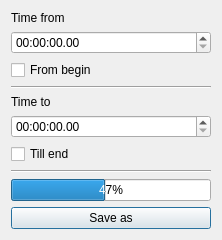
<?xml version="1.0" encoding="UTF-8"?>
<ui version="4.0">
 <class>CropAudio</class>
 <widget class="QDialog" name="CropAudio">
  <property name="geometry">
   <rect>
    <x>0</x>
    <y>0</y>
    <width>222</width>
    <height>230</height>
   </rect>
  </property>
  <property name="windowTitle">
   <string>Dialog</string>
  </property>
  <layout class="QVBoxLayout" name="verticalLayout">
   <item>
    <widget class="QLabel" name="label_from">
     <property name="sizePolicy">
      <sizepolicy hsizetype="Preferred" vsizetype="Maximum">
       <horstretch>0</horstretch>
       <verstretch>0</verstretch>
      </sizepolicy>
     </property>
     <property name="text">
      <string>Time from</string>
     </property>
    </widget>
   </item>
   <item>
    <widget class="QTimeEdit" name="timeEdit_from">
     <property name="sizePolicy">
      <sizepolicy hsizetype="Minimum" vsizetype="Maximum">
       <horstretch>0</horstretch>
       <verstretch>0</verstretch>
      </sizepolicy>
     </property>
     <property name="displayFormat">
      <string>HH:mm:ss.zz</string>
     </property>
    </widget>
   </item>
   <item>
    <widget class="QCheckBox" name="checkBox_fromBegin">
     <property name="sizePolicy">
      <sizepolicy hsizetype="Minimum" vsizetype="Maximum">
       <horstretch>0</horstretch>
       <verstretch>0</verstretch>
      </sizepolicy>
     </property>
     <property name="text">
      <string>From begin</string>
     </property>
    </widget>
   </item>
   <item>
    <widget class="Line" name="line">
     <property name="orientation">
      <enum>Qt::Horizontal</enum>
     </property>
    </widget>
   </item>
   <item>
    <widget class="QLabel" name="label_to">
     <property name="sizePolicy">
      <sizepolicy hsizetype="Preferred" vsizetype="Maximum">
       <horstretch>0</horstretch>
       <verstretch>0</verstretch>
      </sizepolicy>
     </property>
     <property name="text">
      <string>Time to</string>
     </property>
    </widget>
   </item>
   <item>
    <widget class="QTimeEdit" name="timeEdit_to">
     <property name="sizePolicy">
      <sizepolicy hsizetype="Minimum" vsizetype="Maximum">
       <horstretch>0</horstretch>
       <verstretch>0</verstretch>
      </sizepolicy>
     </property>
     <property name="displayFormat">
      <string>HH:mm:ss.zz</string>
     </property>
    </widget>
   </item>
   <item>
    <widget class="QCheckBox" name="checkBox_tillEnd">
     <property name="sizePolicy">
      <sizepolicy hsizetype="Minimum" vsizetype="Maximum">
       <horstretch>0</horstretch>
       <verstretch>0</verstretch>
      </sizepolicy>
     </property>
     <property name="text">
      <string>Till end</string>
     </property>
    </widget>
   </item>
   <item>
    <widget class="Line" name="line_2">
     <property name="orientation">
      <enum>Qt::Horizontal</enum>
     </property>
    </widget>
   </item>
   <item>
    <widget class="QProgressBar" name="progressBar">
     <property name="value">
      <number>47</number>
     </property>
    </widget>
   </item>
   <item>
    <widget class="QPushButton" name="pushButton_saveAs">
     <property name="text">
      <string>Save as</string>
     </property>
    </widget>
   </item>
  </layout>
 </widget>
 <resources/>
 <connections/>
</ui>
